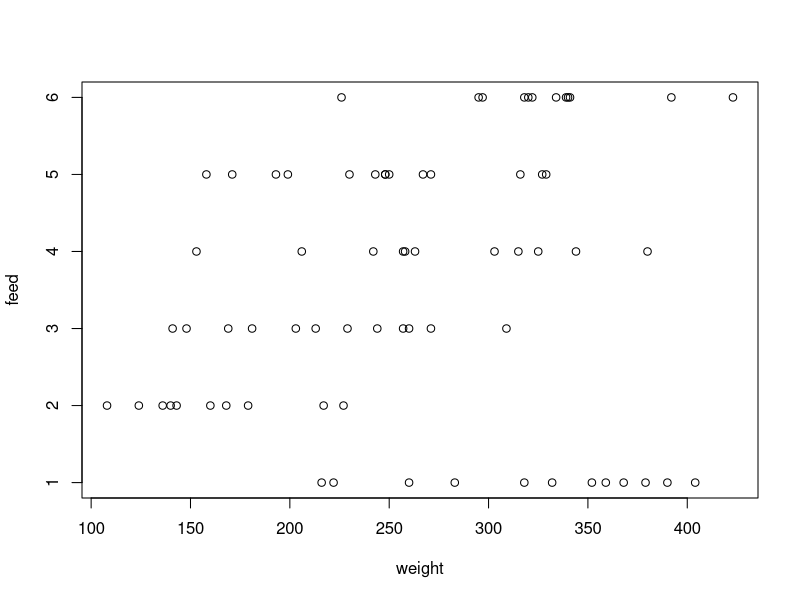

Write the R code that produced this figure.
## ---- chunk 1
library(tidyverse)
## ---- chunk 2
knitr::opts_chunk$set(echo = FALSE)
## ---- chunk 3
str(chickwts)

summary(chickwts)

glimpse(chickwts)
## ---- chunk 4
plot(chickwts)
## ---- chunk 5
chickwts %>%
  group_by(feed) %>%
  summarise(average =mean(weight), stdev = sd(weight))
